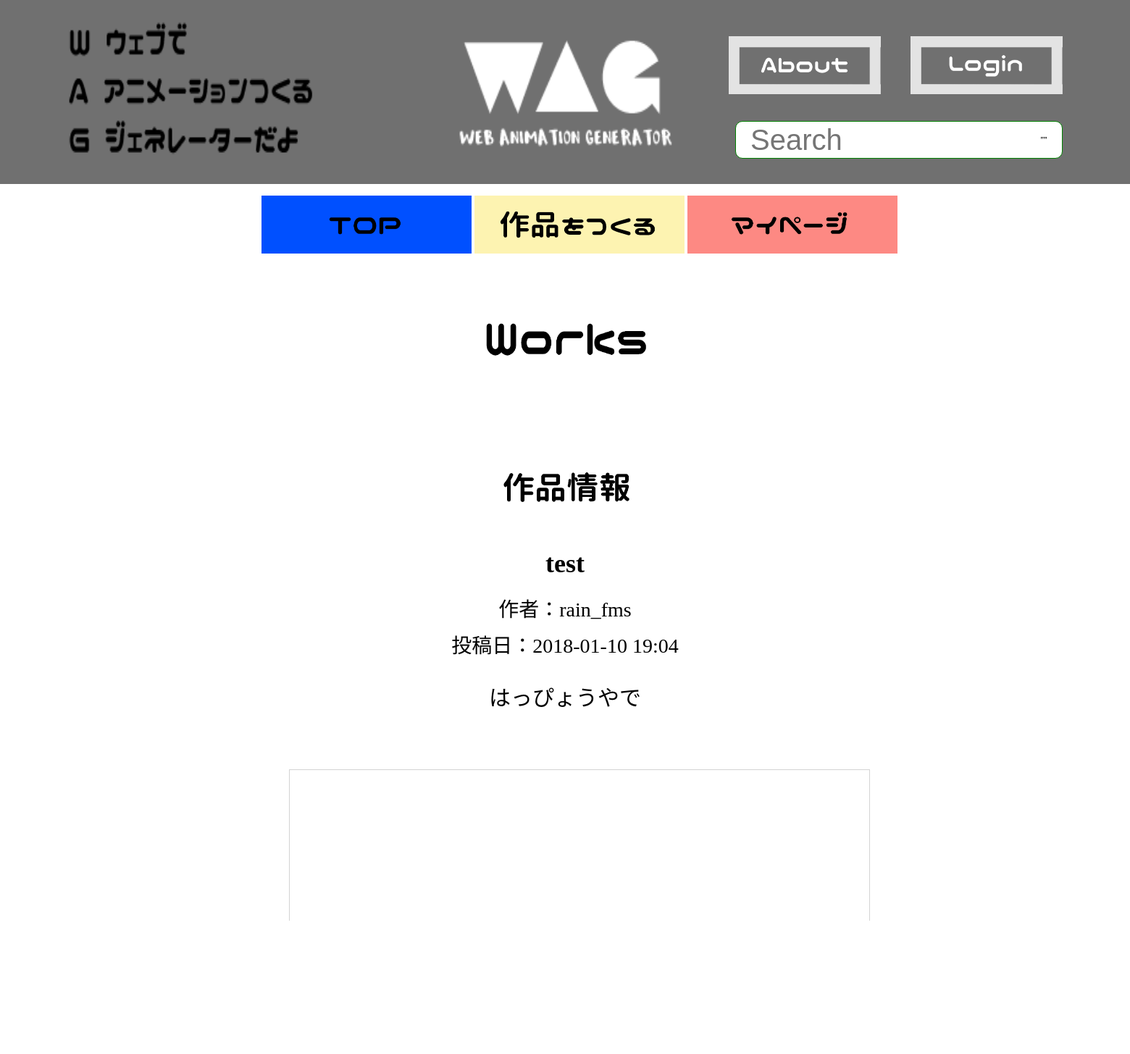
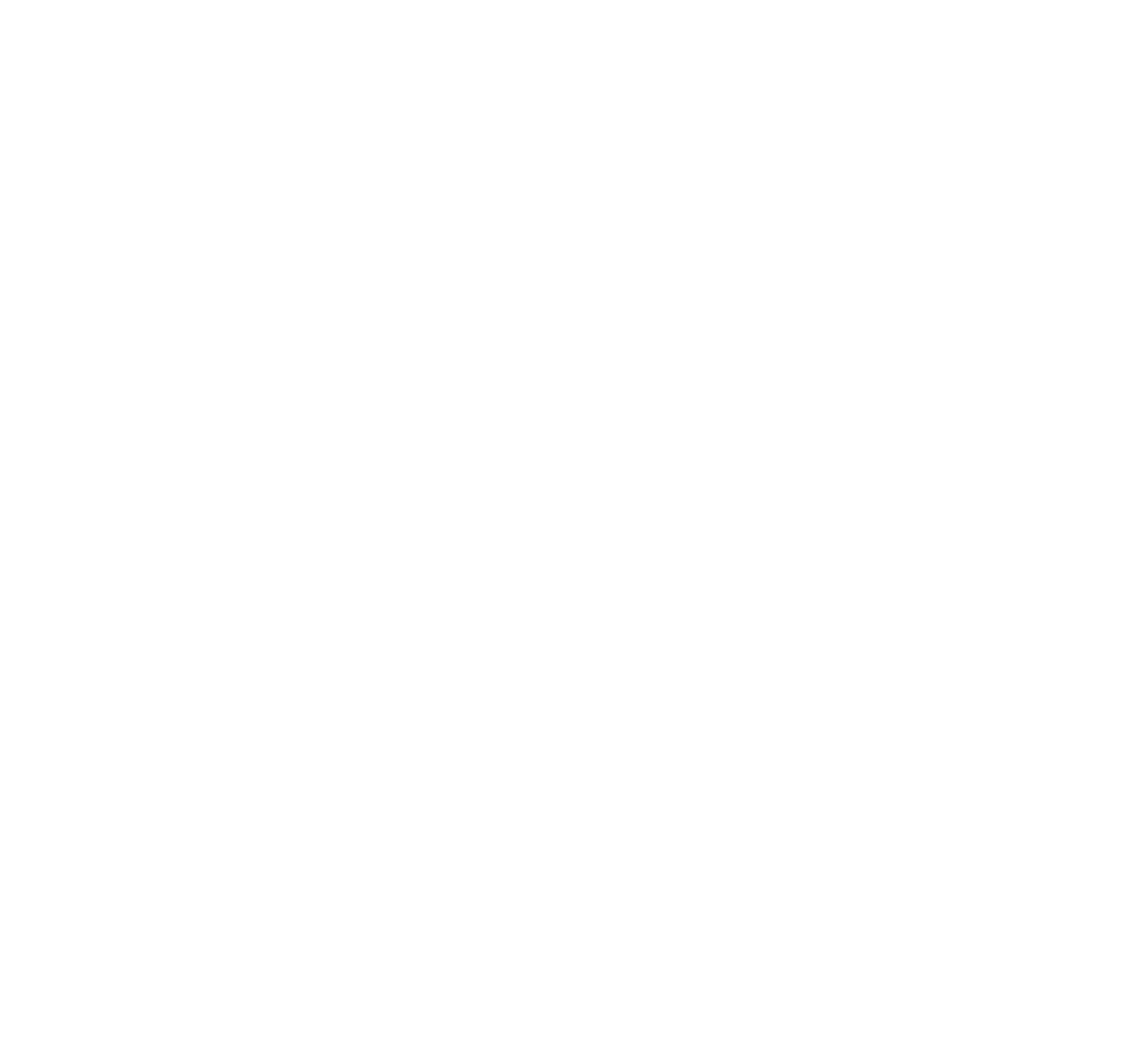
/workpage.php?id=15, run on the app's committed database (2 pictures, top to bottom).
### tables this page shows
CREATE TABLE "sketch" (
	`id`	integer,
	`username`	text,
	`usericon`	text,
	`samune`	text,
	`title`	text,
	`caption`	text,
	`date`	text,
	`animation`	text,
	`html`	text,
	PRIMARY KEY(`id`)
);

### workpage.php (the view, shortened to what this page needs)
<?php
if (isset($_GET["id"])) {
    $ID = $_GET["id"];
    $pdo = new PDO("sqlite:data/works.sqlite");
    $pdo->setAttribute(PDO::ATTR_ERRMODE, PDO::ERRMODE_WARNING);
    $st = $pdo->query("select * from sketch where id = '$ID'");
    $data = $st->fetchAll();
}
function h($str)
{
    return htmlspecialchars($str, ENT_QUOTES, "UTF-8");
}
?>
<!doctype html>
<html lang="ja">
<head>
    <link rel="stylesheet" href="css/style.css" media="all">
    <link rel="stylesheet" href="css/style_editor.css" media="all">
    <link rel="stylesheet" href="css/elements.css" media="all">
</head>
<body>
<header style="text-align: center">
    <div id="citecap">
        <img src="images/citecap.png" width="358" height="250" style="position: absolute; left: 80px;">
    </div>
    <div id="title">
        <img src="images/rogo.png" width="338" height="250" >
    </div>
    <a href="./about.php"><img src="images/about.png" width="210" height="80" alt="About"
                               style="position: absolute; right: 344px; top: 50px;">
        <?php
        if (!isset($_SESSION['access_token'])) {
            echo "<a href=\"Twitterlogin.php\"><img src=\"images\login.png\" width=\"210\" height=\"80\"  alt=\"Login\" style=\"position: absolute; right: 93px; top: 50px;\"></a>";
        } else {
            echo "<a href=\"Twitterlogout.php\"><img src=\"images\logout.png\" width=\"210\" height=\"80\"  alt=\"Logout\" style=\"position: absolute; right: 93px; top: 50px;\">";
            echo "</a>";
        }
        ?>
        <div id="search">
            <form id="form02" action="top.php" method="get">
                <input id="input02" type="text" placeholder="Search" name="search" style="font-size:40px;"><input id="submit02" type="submit" value=””>
            </form>
        </div>
</header>
<ul class="topmenu">
    <li><a href="./top.php"><img src="images/topok.png" width="290" height="80" alt="TOP"></a></li>
    <li><a href="./workmake.php"><img src="images/workmaken.png" width="290" height="80" alt="作品をつくる"></a></li>
    <li><a href="./mypage.php"><img src="images/mypagen.png" width="290" height="80" alt="マイページ"></a></li>
</ul>
<br>
<div id="contenttitle">
    <img src="images/works.png" width="338" height="150">
</div>
<br>
<div class="sketck_info">
    <?php
    foreach ($data as $sketch) {
        ?>
        <div id="contenttitle">
            <img src="images/workinfo.png" width="338" height="120">
        </div>
        <p class="strong"><?php print h($sketch["title"]) ?></p>
        <p class="description">作者：<?php print h($sketch["username"]) ?></p>
        <p class="description">投稿日：<?php print h($sketch["date"]) ?></p>
        <p><?php print h($sketch["caption"]) ?></p>
        <?php
    }
    ?>
</div>
<div id="editor">
    <div id="editor_wrapper">
        <div class="left editor">
        </div>
        <div class="center editor">
            <div id="canvas">
                <?php
                foreach ($data as $sketch) {
                    print $sketch["html"];
                }
                ?>
            </div>
        </div>
        <div class="right editor">
        </div>
    </div>
    <div class="edit">
        <div class="line player align-items">
            <button class="play">Play</button>
            <button class="pause">Pause</button>
            <button class="restart">Restart</button>
            <button class="reset">reset</button>
        </div>
        <div id="timeline">
            <input class="progress" step="2" type="range" min="0" max="100" value="0">
            <div id="history">
                <?php
                foreach ($data as $sketch) {
                    print $sketch["animation"];
                }
                ?>
            </div>
        </div>
    </div>
</div>
<div id="comment">
    <form action="workpage.php?id=<?php echo $ID ?>" method="get">
        <div id="contenttitle">
            <img src="images/comment.png" width="238" height="100">
        </div>
        <textarea name="comment" value="コメント" style=" font-size:30px;  width:500px; height:200px;"></textarea>
        <div id="toukoubutton">
            <button type="submit" style="width:160px; height:50px;"><img src="images/commentbut.png" width="160" height="50"></button>
        </div>
</div>
<div id="contenttitle">
    <img src="images/commentlist.png" width="338" height="120">
</div>
<div class="comments">
</div>
<footer></footer>
</body>
</html>

### css/style.css (style rules this page uses)
header { background-color: #707070; }
body { background-color: #FFFFFF; margin: 0; }
p { text-align: center; font-size: 30px; }
.topmenu { text-align: center; }
.topmenu li { display: inline; }
#contenttitle { text-align: center; }
p { text-align: center; }
button { padding: 0; border: none; background: transparent; }
button img { display: block; }
a { font-size: 30px; }
.strong { font-size: 36px; font-weight: bold; margin: 20px; }
.description { font-size: 28px; margin: 10px; }
#comment { text-align: center; margin: 50px; }
.comments { width: 800px; margin: auto; border-bottom: #707070 1px solid; }
.sketck_info { margin-top: 50px; margin-bottom: 80px; }
#toukoubutton { margin: 30px; }
#search { position: absolute; right: 93px; top: 167px; }
#form02 { background-color: white; width: 450px; height: 50px; border: 1px green solid; }
#form02 input { vertical-align: top; margin: 0px; height: 100%; box-sizing: border-box; background-color: transparent; }
#form02 { border-radius: 10px; }
#input02 { border: none; width: 400px; padding-left: 10px; }
#submit02 { width: 30px; border: none; background-image: url(http://icooon-mono.com/i/icon_13914/icon_139140.svg); background-position: left; background-size: auto 62%; background-repeat: no-repeat; }
footer { height: 200px; width: 100%; }

### css/style_editor.css (style rules this page uses)
#editor { width: 1600px; margin: 0 auto; }
#editor_wrapper { width: 100%; min-height: 800px; display: flex; }
.left { width: 400px; }
.center { flex-grow: 1; min-width: 800px; }
.right { width: 400px; text-align: center; }
#canvas { position: relative; width: 800px; height: 800px; background-color: #FFFFFF; outline: lightgrey solid 1px; left: 0; right: 0; margin: auto; }
.align-items { text-align: center; }
.edit { color: #FFF; }
.history { background: linear-gradient(to left, #88a5f4, #4285f4); margin: 0; position: relative; box-sizing: border-box; width: 100%; height: 30px; border: #232323 1px solid; }
div.player button { padding: 3px 5px 3px 5px; margin: 10px; font-size: 28px; background-color: #49a9d4; border-radius: 5px; color: #FFF; padding: 10px; }
.selected { outline: chartreuse solid 3px; }
#timeline { background-color: #bbb; width: 100%; margin: auto; }
.progress { width: 100%; }
#history { white-space: nowrap; position: relative; min-height: 300px; }
[type="range"] { -webkit-appearance:none; cursor:pointer; width:100%; vertical-align:middle; background-color: #aaa; -webkit-border-radius:2px; -moz-border-radius:2px; border-radius:2px; }

### css/elements.css (style rules this page uses)
.element, .add_element { top: 0; left: 0; cursor: pointer; background-color: #000; }
.element { position: absolute; }
#rect, .rect { width: 50px; height: 50px; }

### data on the page
sketch: title "test", username "rain_fms", date "2018-01-10 19:04", caption "はっぴょうやで"
